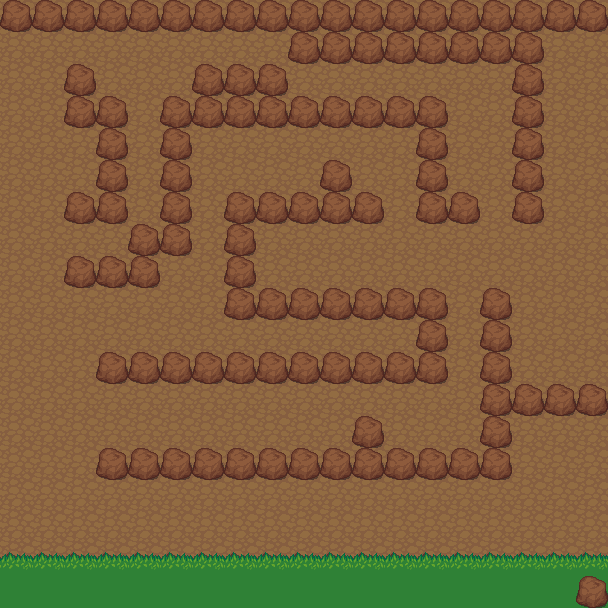

The image is a tile-based game level rendered from a .tmx file. Its description and source (layers, tilesets, objects; grid data summarised) follow:
An orthogonal 19x19 tile map with 32x32 px tiles, 3 tile layers (Tile Layer 1, Tile Layer 2, Tile Layer 3) and 34 objects (2x 4, 2x 0, route2, route7, route8, ...).

<map version="1.0" orientation="orthogonal" width="19" height="19" tilewidth="32" tileheight="32">
 <tileset firstgid="1" name="terrain" tilewidth="32" tileheight="32">
  <image source="../terrain.png" width="672" height="736" />
 </tileset>
 <layer name="Tile Layer 1" width="19" height="19">
  <data>[361 cells, 361 non-empty, 1 distinct tile ids]</data>
 </layer>
 <layer name="Tile Layer 2" width="19" height="19">
  <data>[361 cells, 150 non-empty, 3 distinct tile ids]</data>
 </layer>
 <objectgroup name="walls" width="19" height="19">
  <object x="96" y="448" width="416" height="32" />
  <object x="352" y="416" width="32" height="32" />
  <object x="480" y="288" width="32" height="160" />
  <object x="512" y="384" width="96" height="32" />
  <object x="96" y="352" width="352" height="32" />
  <object x="416" y="288" width="32" height="64" />
  <object x="224" y="288" width="192" height="32" />
  <object x="224" y="192" width="32" height="96" />
  <object x="256" y="192" width="128" height="32" />
  <object x="320" y="160" width="32" height="32" />
  <object x="64" y="64" width="32" height="64" />
  <object x="64" y="192" width="64" height="32" />
  <object x="96" y="96" width="32" height="96" />
  <object x="64" y="256" width="96" height="32" />
  <object x="128" y="224" width="64" height="32" />
  <object x="160" y="96" width="32" height="128" />
  <object x="192" y="64" width="96" height="64" />
  <object x="288" y="96" width="160" height="32" />
  <object x="416" y="192" width="64" height="32" />
  <object x="416" y="128" width="32" height="64" />
  <object x="288" y="0" width="256" height="64" />
  <object x="512" y="64" width="32" height="160" />
  <object x="544" y="0" width="64" height="32" />
  <object x="0" y="0" width="288" height="32" />
  <object x="576" y="576" width="32" height="32" />
 </objectgroup>
 <objectgroup name="warps" width="19" height="19">
  <object name="route2" x="-32" y="32" width="32" height="576" />
  <object name="route7" x="608" y="32" width="32" height="544" />
  <object name="route8" x="0" y="608" width="576" height="32" />
 </objectgroup>
 <objectgroup name="items" width="19" height="19">
  <object name="4" x="384" y="416" width="32" height="32" />
  <object name="4" x="256" y="224" width="32" height="32" />
  <object name="3" x="480" y="96" width="32" height="32" />
  <object name="8" x="256" y="256" width="32" height="32" />
 </objectgroup>
 <objectgroup name="enemies" width="19" height="19">
  <object name="4" type="0" x="448" y="416" width="32" height="32" />
  <object name="4" type="0" x="480" y="128" width="32" height="32" />
 </objectgroup>
 <layer name="Tile Layer 3" width="19" height="19">
  <data>[361 cells, 1 non-empty, 1 distinct tile ids]</data>
 </layer>
</map>
